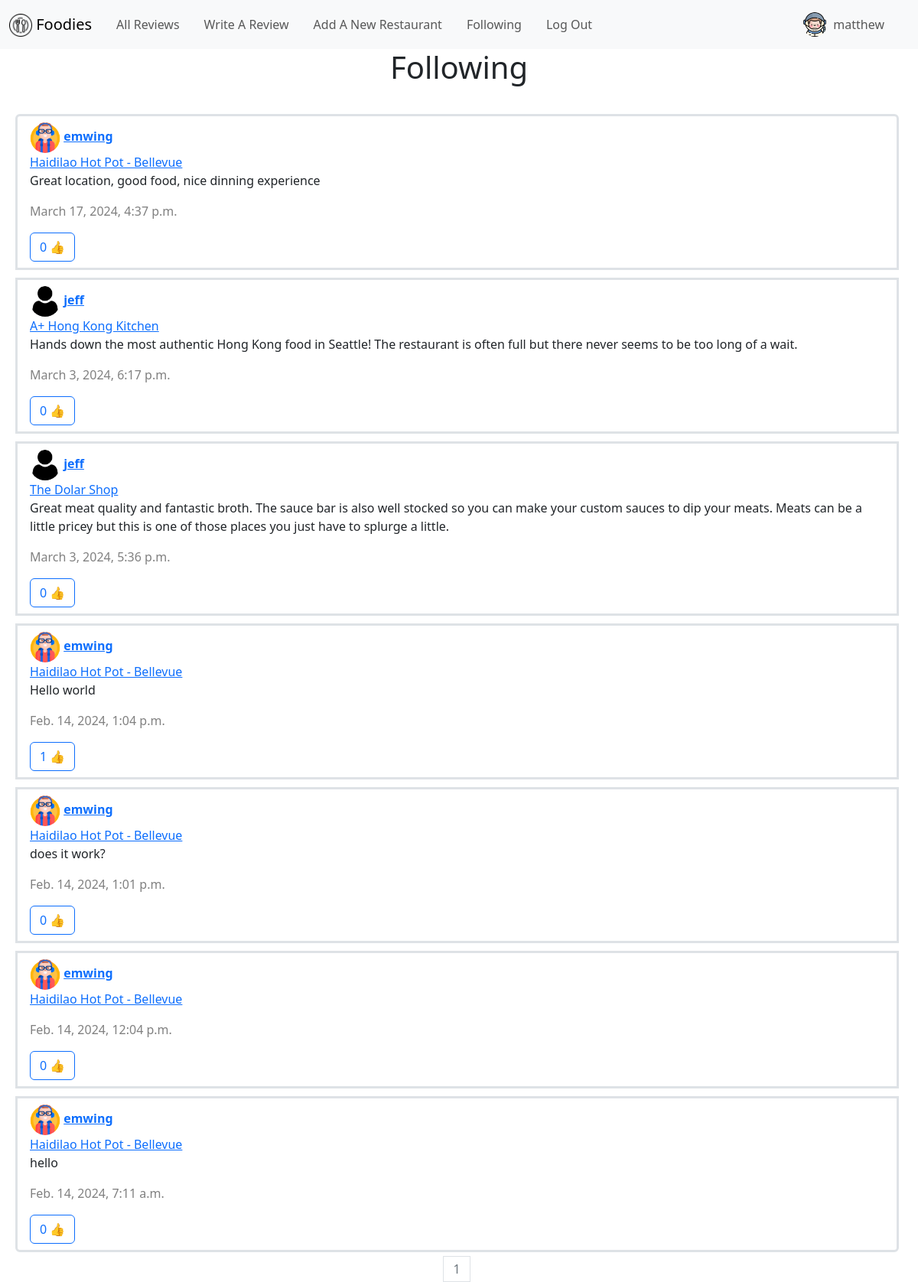
/following (signed in), run on the app's committed database.
### restaurant/models.py (models this page shows, shortened)
class User(AbstractUser):
    pass

class Profile(models.Model):
    user = models.OneToOneField(User, primary_key=True, on_delete=models.CASCADE)
    name = models.CharField(max_length=200, null=True)
    phone = models.CharField(max_length=200, null=True, blank=True)
    profile_pic = models.ImageField(default="profile.png")
    date_created = models.DateTimeField(auto_now_add=True, null=True)

class Post(models.Model):
    user = models.ForeignKey(User, on_delete=models.CASCADE, related_name="user")
    restaurant = models.ForeignKey(Restaurant, on_delete=models.CASCADE, related_name="restaurant")
    content = models.CharField(max_length=1000)
    timestamp = models.DateTimeField(auto_now_add=True)
    like = models.ManyToManyField(User, blank=True, related_name="likes")

class Restaurant(models.Model):
    category = models.ForeignKey(Category, on_delete=models.CASCADE, blank=True, null=True, related_name="category")
    name = models.CharField(max_length=200, blank=False)
    address = models.CharField(max_length=200, blank=False)
    owner = models.ForeignKey(User, on_delete=models.CASCADE, blank=True, null=True, related_name="owner")

### restaurant/views.py (the view)
# urls.py: path("following", views.following, name="following"),
def following(request):
    posts = Post.objects.all().order_by("-id")
    try:
        current_user = User.objects.get(pk=request.user.id)
        print(current_user)
        posters = Follow.objects.filter(poster=current_user)
        limited_posts = []
        for post in posts:
            for poster in posters:
                if post.user == poster.poster_follower:
                    limited_posts.append(post)
        p = Paginator(limited_posts, 10)
        print(p.page_range)
        page_number = request.GET.get('page')
        if page_number == None:
            current_page = 1
        else:
            current_page = int(page_number)
        try:
            page_obj = p.get_page(page_number)
        except PageNotAnInteger:
            page_obj = p.page(1)
        except EmptyPage:
            page_obj = p.page(p.num_pages)
        return render(request, "restaurant/following.html", {
            "page_obj": page_obj,
            "current_page": current_page,
        })
    except User.DoesNotExist:
        return render(request, "restaurant/login.html")

### restaurant/templates/restaurant/following.html (shortened to what this page needs)
{% extends "restaurant/layout.html" %}
{% load static %}
{% block body %}
    <h1>Following</h1>
    <br/>
    <div id="posts-detail-view">
        <ul class="list-group">
            {% for post in page_obj.object_list %}
                <li class="list-group-item border-3" data-id="{{ post.id }}">
                    <img class"profile-pic" id="profile-pic" src="{{ post.user.profile.profile_pic.url }}"/>
                    <a href="{% url 'profile' post.user.id %}"><strong> {{ post.user }}</strong></a>
                    <br>
                    <a href="#"> {{post.restaurant.name }}</a>
                    <p id="post-text"> {{ post.content }} </p>
                    <p id="post-timestamp"> {{ post.timestamp }} </p>
                    {% if user in post.like.all %}
                        <button type="button" class="btn btn-outline-danger" id="like"> <span id="number"> {{ post.like.all.count }} </span> &#128077;</button>
                    {% else %}
                        <button type="button" class="btn btn-outline-primary" id="like"> <span id="number"> {{ post.like.all.count }} </span> &#128077;</button>
                    {% endif %}
                </li>
            {% endfor %}
        </ul>
    </div>
    <nav aria-label="Page navigation">
        <ul class="pagination d-flex justify-content-center">
            {% for page_number in page_obj.paginator.page_range %}
                {% if current_page == page_number %}
                    <li class="page-item disabled">
                        <a class="page-link" tabindex="-1" aria-disabled="true" href="?page={{page_number}}">{{page_number}}</a>
                    </li>
                {% else %}
                    <li class="page-item">
                        <a class="page-link" href="?page={{page_number}}">{{page_number}}</a>
                    </li>
                {% endif %}
            {% endfor %}
        </ul>
    </nav>
{% endblock %}

### restaurant/templates/restaurant/layout.html (shortened to what this page needs)
{% load static %}
<!DOCTYPE html>
<html lang="en">
    <head>
        <link href="{% static 'restaurant/styles.css' %}" rel="stylesheet">
        <link rel="stylesheet" href="https://stackpath.bootstrapcdn.com/bootstrap/4.4.1/css/bootstrap.min.css">
        <link href="https://cdn.jsdelivr.net/npm/bootstrap@5.3.3/dist/css/bootstrap.min.css" rel="stylesheet">
        <link rel="stylesheet" href="https://use.fontawesome.com/releases/v5.0.10/css/all.css">
        <link rel="stylesheet" href="https://unpkg.com/leaflet@1.9.4/dist/leaflet.css" />
        <link rel="stylesheet" href="https://unpkg.com/leaflet@1.2.0/dist/leaflet.css" />
        <link rel="stylesheet" href="https://unpkg.com/leaflet-routing-machine@latest/dist/leaflet-routing-machine.css" />
        <link rel="stylesheet" href="https://unpkg.com/leaflet-control-geocoder/dist/Control.Geocoder.css" />
    </head>
    <body>
        <body class="vh-100">
            <nav class="navbar navbar-expand-lg bg-light bg-body-tertiary">
                    <div class="container-fluid">
                        <a class="navbar-brand fs-5" href="{% url 'index' %}">
                            <img src="{% static "images/favicon.png" %}" alt="logo" width="30" height="30" class="d-inline-block align-text-top">
                            Foodies
                        </a>
                        <div class="sidebar offcanvas offcanvas-start" tabindex="-1" id="offcanvasNavbar" aria-labelledby="offcanvasNavbarLabel">
                            <div class="offcanvas-body">
                                <ul class="navbar-nav justify-content-start flex-grow-1 pe-3">
                                    {% if user.is_authenticated %}
                                        <li class="nav-item mx-2">
                                            <a class="nav-link" href="{% url 'index' %}">All Reviews</a>
                                        </li>
                                        <li class="nav-item mx-2">
                                            <a class="nav-link" href="{% url 'createReview' %}">Write A Review</a>
                                        </li>
                                        <li class="nav-item mx-2">
                                            <a class="nav-link" href="{% url 'new_restaurant' %}">Add A New Restaurant</a>
                                        </li>
                                        <li class="nav-item mx-2">
                                            <a class="nav-link" href="{% url 'following' %}">Following</a>
                                        </li>
                                        <li class="nav-item mx-2">
                                            <a class="nav-link" href="{% url 'logout' %}">Log Out</a>
                                        </li>
                                    {% endif %}
                                </ul>
                            </div>
                        </div>
                        {% if user.is_authenticated %}
                            <ul class="navbar-nav justify-content-end flex-grow-1 pe-3">
                                <li class="nav-item dropdown mx-2">
                                    <a
                                        class="nav-link dropdown-toggle d-flex align-items-center"
                                        href="{% url 'account' user.id %}"
                                        id="navbarDropdownMenuLink"
                                        role="button"
                                        data-bs-toogle="dropdown"
                                        aria-expanded="false"
                                    >   {% if user.profile.profile_pic.url %}
                                            <img
                                                src="{{ user.profile.profile_pic.url }}"
                                                class="rounded-circle mx-2"
                                                height="32"
                                                alt="Profile Picture"
                                                loading="Avatar"
                                            />
                                            {{ user.profile.name }}
                                        {% else %}
                                            {{ user.username }}
                                        {% endif %}
                                    </a>
                                </li>
                            </ul>
                        {% endif %}
                    </div>
              </nav>
        </body>
        <div class="body">
            {% block body %}
            {% endblock %}
        </div>
    </body>
</html>

### restaurant/static/restaurant/styles.css (style rules this page uses)
#like { margin: 0px 3px 0px 0px; }
.list-group-item { margin: 5px 20px; }
h1 { display: flex; justify-content: center; }
#post-timestamp { color: gray; }
#profile-pic { width: 40px; height:40px; border-radius: 50%; }
body { height: 100%; }
html, body { height: 100%; }
.nav-link { position: relative; }
.nav-link::after { content: ''; opacity: 0; transition: all 0.2s; height: 2px; width: 100%; background-color: blue; position: absolute; bottom: 0; left: 0; }
ul { height: 100%; padding: 0px 5px 0px 20px; }
a { color: gray; }

### data on the page
User: profile.profile_pic (picture), profile.name "matthew"
Post: user.profile.profile_pic (picture), user "emwing", restaurant.name "Haidilao Hot Pot - Bellevue", content "Great location, good food, nice dinning experience", timestamp "March 17, 2024, 4:37 p.m.", like.all.count "0"
Post: user.profile.profile_pic (placeholder picture), user "jeff", restaurant.name "A+ Hong Kong Kitchen", content "Hands down the most authentic Hong Kong food in Seattle! The restaurant is often full but there never seems to be too long of a wait.", timestamp "March 3, 2024, 6:17 p.m.", like.all.count "0"
Post: user.profile.profile_pic (placeholder picture), user "jeff", restaurant.name "The Dolar Shop", content "Great meat quality and fantastic broth. The sauce bar is also well stocked so you can make your custom sauces to dip your meats. Meats can be a little pricey but this is one of those places you just have to splurge a little.", timestamp "March 3, 2024, 5:36 p.m.", like.all.count "0"
Post: user.profile.profile_pic (picture), user "emwing", restaurant.name "Haidilao Hot Pot - Bellevue", content "Hello world", timestamp "Feb. 14, 2024, 1:04 p.m.", like.all.count "1"
Post: user.profile.profile_pic (picture), user "emwing", restaurant.name "Haidilao Hot Pot - Bellevue", content "does it work?", timestamp "Feb. 14, 2024, 1:01 p.m.", like.all.count "0"
Post: user.profile.profile_pic (picture), user "emwing", restaurant.name "Haidilao Hot Pot - Bellevue", timestamp "Feb. 14, 2024, 12:04 p.m.", like.all.count "0"
Post: user.profile.profile_pic (picture), user "emwing", restaurant.name "Haidilao Hot Pot - Bellevue", content "hello", timestamp "Feb. 14, 2024, 7:11 a.m.", like.all.count "0"

### other printed values
{{ page_number }} "1"
